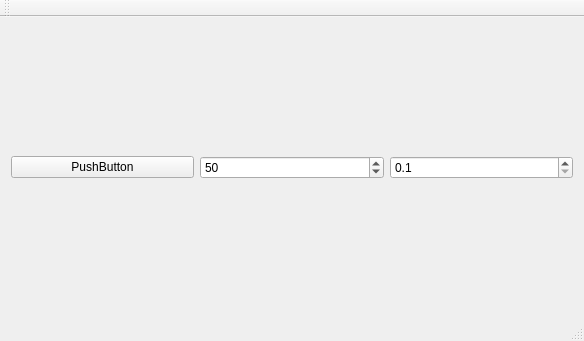
<?xml version="1.0" encoding="UTF-8"?>
<ui version="4.0">
 <class>MainWindow</class>
 <widget class="QMainWindow" name="MainWindow">
  <property name="geometry">
   <rect>
    <x>0</x>
    <y>0</y>
    <width>584</width>
    <height>341</height>
   </rect>
  </property>
  <property name="windowTitle">
   <string>MainWindow</string>
  </property>
  <widget class="QWidget" name="centralWidget">
   <layout class="QVBoxLayout" name="verticalLayout_2">
    <item>
     <layout class="QHBoxLayout" name="horizontalLayout">
      <item>
       <widget class="QPushButton" name="pushButton">
        <property name="text">
         <string>PushButton</string>
        </property>
       </widget>
      </item>
      <item>
       <widget class="QSpinBox" name="spinBox">
        <property name="minimum">
         <number>1</number>
        </property>
        <property name="maximum">
         <number>100</number>
        </property>
        <property name="value">
         <number>50</number>
        </property>
       </widget>
      </item>
      <item>
       <widget class="QDoubleSpinBox" name="doubleSpinBox">
        <property name="decimals">
         <number>1</number>
        </property>
        <property name="minimum">
         <double>0.100000000000000</double>
        </property>
        <property name="maximum">
         <double>1000.000000000000000</double>
        </property>
        <property name="singleStep">
         <double>0.100000000000000</double>
        </property>
       </widget>
      </item>
     </layout>
    </item>
    <item>
     <layout class="QVBoxLayout" name="verticalLayout"/>
    </item>
   </layout>
  </widget>
  <widget class="QMenuBar" name="menuBar">
   <property name="geometry">
    <rect>
     <x>0</x>
     <y>0</y>
     <width>584</width>
     <height>21</height>
    </rect>
   </property>
  </widget>
  <widget class="QToolBar" name="mainToolBar">
   <attribute name="toolBarArea">
    <enum>TopToolBarArea</enum>
   </attribute>
   <attribute name="toolBarBreak">
    <bool>false</bool>
   </attribute>
  </widget>
  <widget class="QStatusBar" name="statusBar"/>
 </widget>
 <layoutdefault spacing="6" margin="11"/>
 <resources/>
 <connections/>
</ui>
